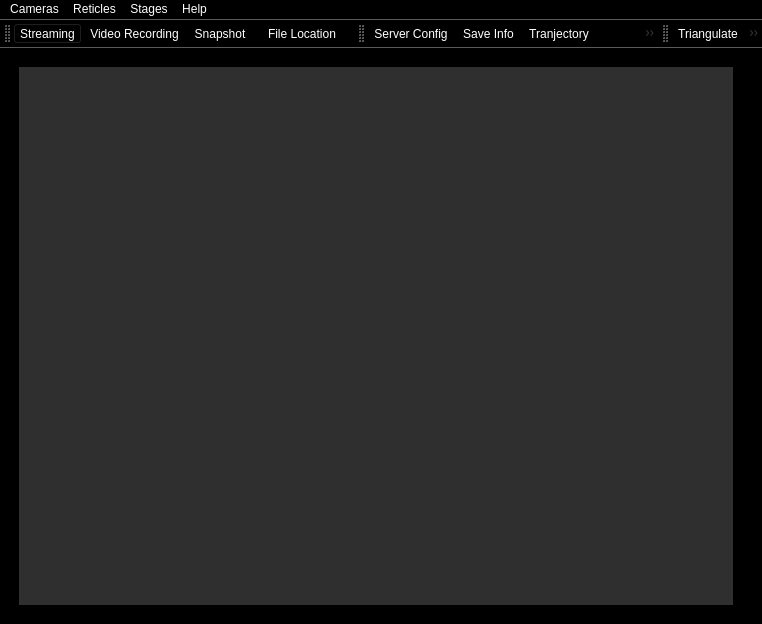
<?xml version="1.0" encoding="UTF-8"?>
<ui version="4.0">
 <class>MainWindow</class>
 <widget class="QMainWindow" name="MainWindow">
  <property name="geometry">
   <rect>
    <x>0</x>
    <y>0</y>
    <width>762</width>
    <height>624</height>
   </rect>
  </property>
  <property name="minimumSize">
   <size>
    <width>0</width>
    <height>0</height>
   </size>
  </property>
  <property name="windowTitle">
   <string>Parallax</string>
  </property>
  <property name="windowIcon">
   <iconset>
    <normaloff>resources/sextant.png</normaloff>resources/sextant.png</iconset>
  </property>
  <property name="styleSheet">
   <string notr="true">QWidget{
background-color: rgb(00,00,00);
color: #FFFFFF;
}
QPushButton{
	background-color: black;
}
 QPushButton:pressed {
     background-color: rgb(224, 0, 0);     
}
QPushButton:hover {
     background-color: rgb(100, 30, 30);
}
QPushButton#startButton:disabled:checked {
	color: gray;
}
QPushButton#startButton:disabled:checked {
	background-color: #ffaaaa;
}
QPushButton#startButton:disabled:!checked {
	background-color: lightGreen;
}</string>
  </property>
  <widget class="QWidget" name="centralwidget">
   <layout class="QGridLayout" name="gridLayout_2">
    <item row="1" column="0">
     <layout class="QVBoxLayout" name="verticalLayout">
      <property name="leftMargin">
       <number>10</number>
      </property>
      <property name="topMargin">
       <number>10</number>
      </property>
      <property name="rightMargin">
       <number>20</number>
      </property>
      <property name="bottomMargin">
       <number>10</number>
      </property>
      <item>
       <widget class="QMdiArea" name="mdiArea">
        <property name="minimumSize">
         <size>
          <width>0</width>
          <height>0</height>
         </size>
        </property>
        <property name="styleSheet">
         <string notr="true">QWidget{
background-color: rgb(11,11,11);
color: #FFFFFF;
}</string>
        </property>
        <property name="background">
         <brush brushstyle="SolidPattern">
          <color alpha="255">
           <red>47</red>
           <green>47</green>
           <blue>47</blue>
          </color>
         </brush>
        </property>
       </widget>
      </item>
     </layout>
    </item>
   </layout>
  </widget>
  <widget class="QMenuBar" name="menuBar">
   <property name="geometry">
    <rect>
     <x>0</x>
     <y>0</y>
     <width>762</width>
     <height>21</height>
    </rect>
   </property>
   <widget class="QMenu" name="menuCameras">
    <property name="title">
     <string>Cameras</string>
    </property>
    <widget class="QMenu" name="menuDevices">
     <property name="title">
      <string>Devices</string>
     </property>
    </widget>
    <addaction name="menuDevices"/>
    <addaction name="separator"/>
    <addaction name="actionStreaming"/>
    <addaction name="separator"/>
    <addaction name="actionRecording"/>
    <addaction name="actionSnapshot"/>
    <addaction name="actionDir"/>
   </widget>
   <widget class="QMenu" name="menuHelp">
    <property name="title">
     <string>Help</string>
    </property>
    <addaction name="actionDocumentation"/>
    <addaction name="separator"/>
    <addaction name="actionAbout"/>
    <addaction name="actionContact_Support"/>
   </widget>
   <widget class="QMenu" name="menuStages">
    <property name="title">
     <string>Stages</string>
    </property>
    <addaction name="actionServer"/>
    <addaction name="actionSaveInfo"/>
    <addaction name="actionTrajectory"/>
    <addaction name="actionCalculator"/>
   </widget>
   <widget class="QMenu" name="menuReticles">
    <property name="title">
     <string>Reticles</string>
    </property>
    <addaction name="separator"/>
    <addaction name="actionTriangulate"/>
    <addaction name="separator"/>
    <addaction name="actionReticlesMetadata"/>
   </widget>
   <addaction name="menuCameras"/>
   <addaction name="menuReticles"/>
   <addaction name="menuStages"/>
   <addaction name="menuHelp"/>
  </widget>
  <widget class="QToolBar" name="toolBar">
   <property name="windowTitle">
    <string>toolBar</string>
   </property>
   <property name="movable">
    <bool>true</bool>
   </property>
   <property name="floatable">
    <bool>false</bool>
   </property>
   <attribute name="toolBarArea">
    <enum>TopToolBarArea</enum>
   </attribute>
   <attribute name="toolBarBreak">
    <bool>false</bool>
   </attribute>
   <addaction name="actionStreaming"/>
   <addaction name="actionRecording"/>
   <addaction name="actionSnapshot"/>
   <addaction name="separator"/>
   <addaction name="actionDir"/>
   <addaction name="separator"/>
  </widget>
  <widget class="QToolBar" name="toolBar_stages">
   <property name="windowTitle">
    <string>toolBar_2</string>
   </property>
   <attribute name="toolBarArea">
    <enum>TopToolBarArea</enum>
   </attribute>
   <attribute name="toolBarBreak">
    <bool>false</bool>
   </attribute>
   <addaction name="actionServer"/>
   <addaction name="actionSaveInfo"/>
   <addaction name="actionTrajectory"/>
   <addaction name="actionCalculator"/>
   <addaction name="separator"/>
  </widget>
  <widget class="QToolBar" name="toolBar_2">
   <property name="windowTitle">
    <string>toolBar_2</string>
   </property>
   <attribute name="toolBarArea">
    <enum>TopToolBarArea</enum>
   </attribute>
   <attribute name="toolBarBreak">
    <bool>false</bool>
   </attribute>
   <addaction name="actionTriangulate"/>
   <addaction name="actionReticlesMetadata"/>
  </widget>
  <action name="actionStreaming">
   <property name="checkable">
    <bool>true</bool>
   </property>
   <property name="checked">
    <bool>true</bool>
   </property>
   <property name="icon">
    <iconset resource="resources/resources_from_qt.qrc">
     <normaloff>:/Icons/play.png</normaloff>
     <normalon>:/Icons/pause.png</normalon>:/Icons/play.png</iconset>
   </property>
   <property name="text">
    <string>Streaming</string>
   </property>
  </action>
  <action name="actionRecording">
   <property name="checkable">
    <bool>true</bool>
   </property>
   <property name="icon">
    <iconset resource="resources/resources_from_qt.qrc">
     <normaloff>:/Icons/recordingButton.png</normaloff>
     <normalon>:/Icons/recording_on.gif</normalon>:/Icons/recordingButton.png</iconset>
   </property>
   <property name="text">
    <string>Video Recording</string>
   </property>
  </action>
  <action name="actionSnapshot">
   <property name="icon">
    <iconset resource="resources/resources_from_qt.qrc">
     <normaloff>:/Icons/snapshotButton_white.png</normaloff>:/Icons/snapshotButton_white.png</iconset>
   </property>
   <property name="text">
    <string>Snapshot</string>
   </property>
  </action>
  <action name="actionDir">
   <property name="icon">
    <iconset resource="resources/resources_from_qt.qrc">
     <normaloff>:/Icons/folder.png</normaloff>:/Icons/folder.png</iconset>
   </property>
   <property name="text">
    <string>File Location</string>
   </property>
  </action>
  <action name="actionDocumentation">
   <property name="text">
    <string>Documentation</string>
   </property>
  </action>
  <action name="actionAbout">
   <property name="text">
    <string>About</string>
   </property>
  </action>
  <action name="actionContact_Support">
   <property name="text">
    <string>Contact Support</string>
   </property>
  </action>
  <action name="actionServer">
   <property name="icon">
    <iconset resource="resources/resources_from_qt.qrc">
     <normaloff>:/Icons/mpmServer.png</normaloff>:/Icons/mpmServer.png</iconset>
   </property>
   <property name="text">
    <string>Server Config</string>
   </property>
  </action>
  <action name="actionSaveInfo">
   <property name="icon">
    <iconset resource="resources/resources_from_qt.qrc">
     <normaloff>:/Icons/save.png</normaloff>:/Icons/save.png</iconset>
   </property>
   <property name="text">
    <string>Save Info</string>
   </property>
  </action>
  <action name="actionMetadata">
   <property name="icon">
    <iconset resource="resources/resources_from_qt.qrc">
     <normaloff>:/Icons/reticle_balck.png</normaloff>:/Icons/reticle_balck.png</iconset>
   </property>
   <property name="text">
    <string>Metadata</string>
   </property>
  </action>
  <action name="actionOpenCV">
   <property name="text">
    <string>OpenCV</string>
   </property>
  </action>
  <action name="actionTriangulate">
   <property name="icon">
    <iconset resource="resources/resources_from_qt.qrc">
     <normaloff>:/Icons/triangle.png</normaloff>:/Icons/triangle.png</iconset>
   </property>
   <property name="text">
    <string>Triangulate</string>
   </property>
  </action>
  <action name="actionReticlesMetadata">
   <property name="icon">
    <iconset resource="resources/resources_from_qt.qrc">
     <normaloff>:/Icons/reticle_balck.png</normaloff>:/Icons/reticle_balck.png</iconset>
   </property>
   <property name="text">
    <string>Reticles Metadata</string>
   </property>
  </action>
  <action name="actionTrajectory">
   <property name="enabled">
    <bool>false</bool>
   </property>
   <property name="icon">
    <iconset resource="resources/resources_from_qt.qrc">
     <normaloff>:/Icons/3D_map.png</normaloff>:/Icons/3D_map.png</iconset>
   </property>
   <property name="text">
    <string>Tranjectory</string>
   </property>
  </action>
  <action name="actionCalculator">
   <property name="enabled">
    <bool>false</bool>
   </property>
   <property name="icon">
    <iconset resource="resources/resources_from_qt.qrc">
     <normaloff>:/Icons/calc.png</normaloff>:/Icons/calc.png</iconset>
   </property>
   <property name="text">
    <string>Calculator</string>
   </property>
  </action>
 </widget>
 <resources>
  <include location="resources/resources_from_qt.qrc"/>
 </resources>
 <connections/>
</ui>
